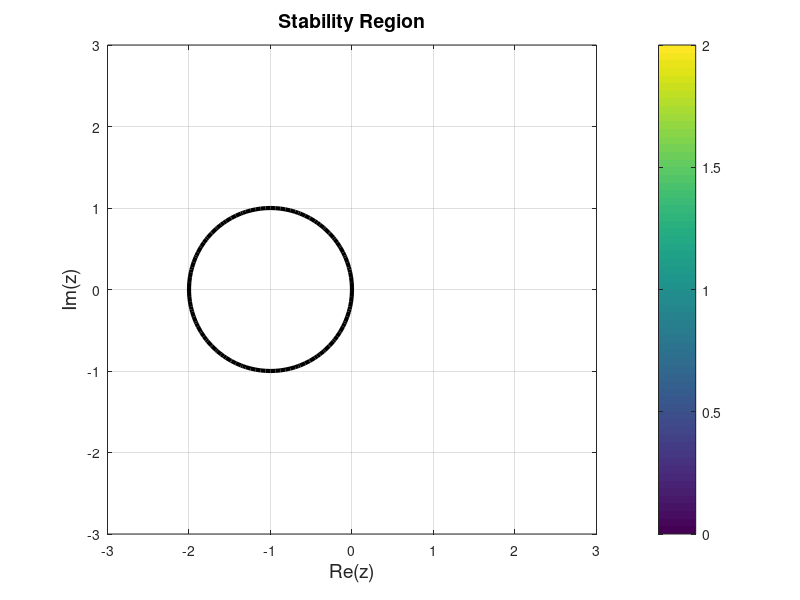

Write the MATLAB code that produced this figure.
% set up z in a complex plane
z_re1d = linspace(-3,3,100);
z_im1d = linspace(-3,3,100);
[z_re, z_im] = meshgrid(z_re1d, z_im1d);

z = z_re + 1i*z_im;

%% the growth factor G(z)

% forward Euler
G = 1 + z;

% improved Euler
%G = 1 + z + z.^2/2;

% RK4: 4th-order Runge-Kutta method:
%G = 1 + z + z.^2/2 + z.^3/6 + z.^4/24;

% Backward Euler
%G = 1./(1-z);


% plot 1-contour of the magnitude of the growth factor
figure(1), clf
% optionally, show the surface not just the 1-contour:
%pcolor(z_re, z_im, abs(G)); shading flat; hold on;
contour(z_re, z_im, abs(G), [1 1], 'k', 'linewidth', 3);
grid on, axis equal;
xlabel('Re(z)','fontsize',14);
ylabel('Im(z)','fontsize',14);
%axis([min(z_re1d) max(z_re1d) min(z_im) max(z_im)]);
title('Stability Region', 'fontsize', 14);
colorbar